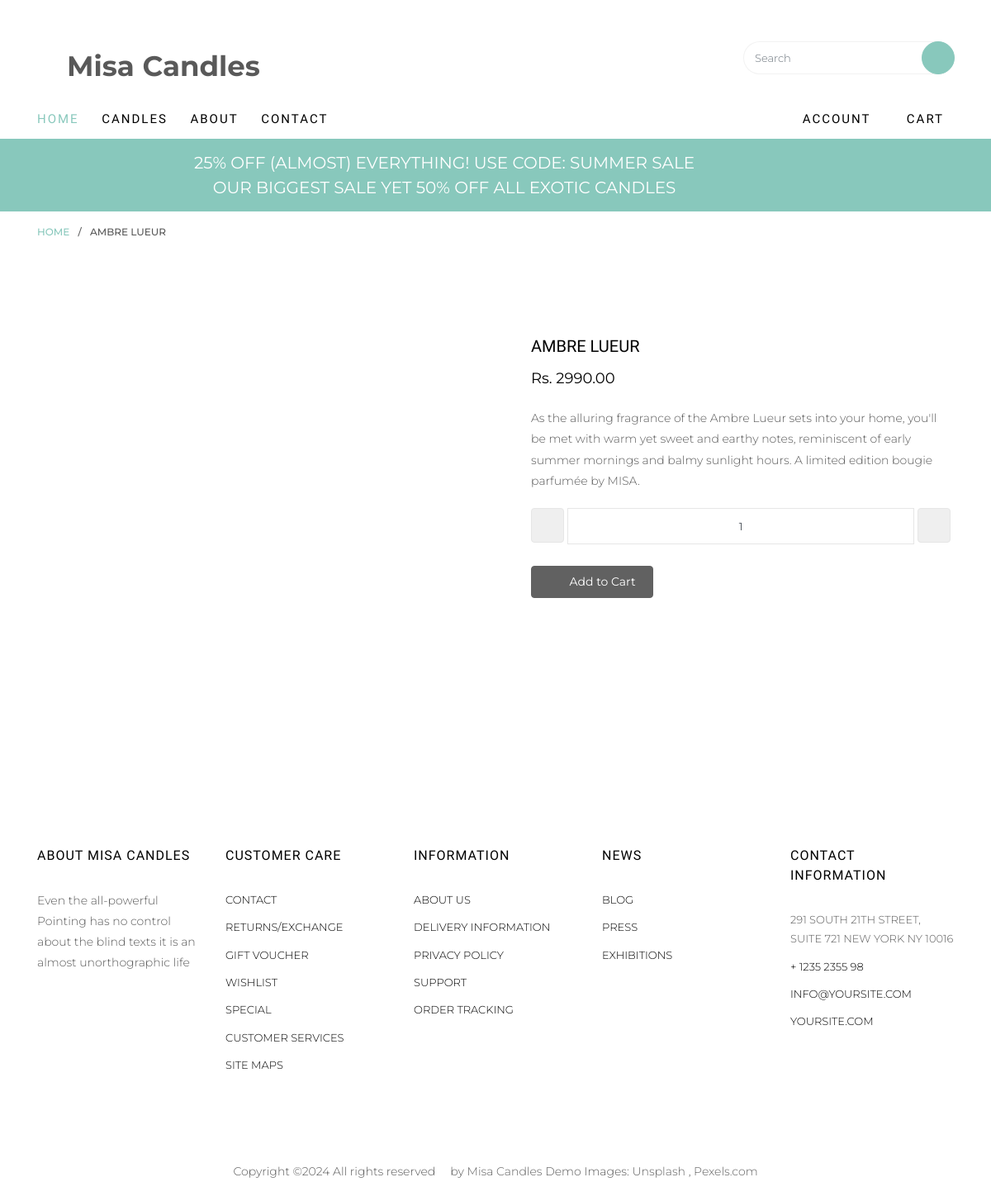
The app's page /product_detail/1/ with its own data.
### candles/models.py (models this page shows, shortened)
class Inventory(models.Model):
    product = models.OneToOneField(Product, on_delete=models.CASCADE, primary_key=True)
    quantity_in_stock = models.IntegerField(default=0)
    reorder_level = models.IntegerField(default=5)
    last_update_date = models.DateTimeField(auto_now=True)

class Product(models.Model):
    seller = models.ForeignKey(Seller, on_delete=models.CASCADE)
    category = models.ForeignKey(Category, on_delete=models.CASCADE)
    name = models.CharField(max_length=100)
    image = models.ImageField(upload_to='product_images/')
    retail_price = models.DecimalField(max_digits=10, decimal_places=2, null=True)
    description = models.TextField()
    sku = models.CharField(max_length=6, unique=True, default=generate_sku)

### candles/views.py (the view)
# urls.py: path('product_detail/<int:pk>/', views.product, name='product_detail'),
def product(request, pk):
    inventory = Inventory.objects.get(pk=pk)
    context = {
        'inventory': inventory
    }
    return render(request, 'product_detail.html', context)

### seller/context_processors.py (called while the page is built)
def seller_processor(request):
    try:
        seller = request.user.seller
        notifications = SellerNotification.objects.filter(receiver=seller.user)
        notification_count = SellerNotification.objects.count()
        context = {
            'seller': seller,
            'notifications': notifications,
            'notification_count': notification_count,
        }
        return context
    except:
        return {'seller': 'Not a Seller'}

### templates/product_detail.html (shortened to what this page needs)
{% extends 'base.html' %}
{% load static %}
{% block content %}
<div class="breadcrumbs">
	<div class="container">
		<div class="row">
			<div class="col">
				<p class="bread"><span><a href="{% url 'index' %}">Home</a></span> / <span>{{ inventory.product.name }}</span></p>
			</div>
		</div>
	</div>
</div>
<div class="colorlib-product">
	<div class="container">
		<div class="row row-pb-lg product-detail-wrap">
			<div class="col-sm-6">
			</div>
			<div class="col-sm-6">
				<div class="product-desc">
					<h3>{{ inventory.product.name }}</h3>
					<p class="price">
						<span>Rs. {{ inventory.product.retail_price }}</span>
					</p>
					<p>{{ inventory.product.description }}</p>
					{% if user.is_authenticated %}
					<form action="{% url 'add_to_cart' %}" method="POST" id="myForm">
						{% csrf_token %}
						<input type="hidden" name="inventory_id" value="{{ inventory.product.id }}">
						<div class="input-group mb-4">
							<span class="input-group-btn">
								<button type="button" class="quantity-left-minus btn" data-type="minus">
									<i class="icon-minus2"></i>
								</button>
							</span>
							<input type="text" id="quantity" name="quantity" class="form-control input-number" value="1" min="1" max="{{ inventory.quantity_in_stock }}" readonly>
							<span class="input-group-btn ml-1">
								<button type="button" class="quantity-right-plus btn" data-type="plus">
									<i class="icon-plus2"></i>
								</button>
							</span>
						</div>
						<div class="row">
							<div class="col-sm-12 text-center">
								<p class="addtocart"><a href="#" onclick="submitForm()" class="btn btn-primary btn-addtocart"><i class="icon-shopping-cart"></i> Add to Cart</a></p>
							</div>
						</div>
					</form>
					{% else %}
					<div class="input-group mb-4">
						<span class="input-group-btn">
							<button type="button" class="quantity-left-minus btn" data-type="minus">
								<i class="icon-minus2"></i>
							</button>
						</span>
						<input type="text" id="quantity" name="quantity" class="form-control input-number" value="1" min="1" max="100" readonly>
						<span class="input-group-btn ml-1">
							<button type="button" class="quantity-right-plus btn" data-type="plus">
								<i class="icon-plus2"></i>
							</button>
						</span>
					</div>
					<div class="row">
						<div class="col-sm-12 text-center">
							<p class="addtocart"><a href="{% url 'login' %}" class="btn btn-primary btn-addtocart"><i class="icon-shopping-cart"></i> Add to Cart</a></p>
						</div>
					</div>
					{% endif %}
				</div>
			</div>
		</div>
	</div>
</div>
{% endblock %}

### static/css/icomoon.css (style rules this page uses)
[class^="icon-"], [class*=" icon-"] { font-family: 'icomoon' !important; speak: none; font-style: normal; font-weight: normal; font-variant: normal; text-transform: none; line-height: 1; -webkit-font-smoothing: antialiased; -moz-osx-font-smoothing: grayscale; }
.icon-minus2:before { content: "\e994"; }
.icon-plus2:before { content: "\e9af"; }
.icon-shopping-cart:before { content: "\e9c8"; }

### records on screen
Inventory: product.name "AMBRE LUEUR", product.retail_price "2990.00", product.description "As the alluring fragrance of the Ambre Lueur sets into your home, you'll be met with warm yet sweet and earthy notes, reminiscent of early summer mornings and balmy sunlight hours. A limited edition bougie parfumée by MISA."
